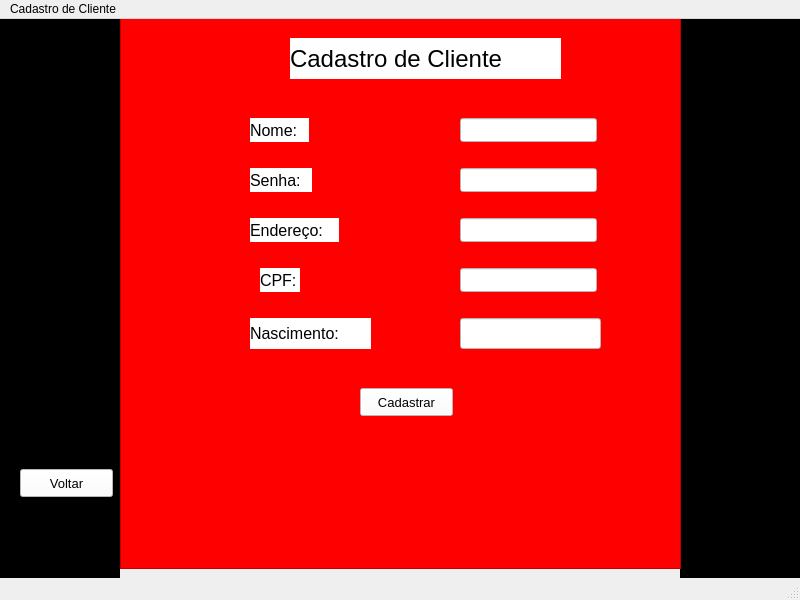
<?xml version="1.0" encoding="UTF-8"?>
<ui version="4.0">
 <class>MainWindow</class>
 <widget class="QMainWindow" name="MainWindow">
  <property name="geometry">
   <rect>
    <x>0</x>
    <y>0</y>
    <width>800</width>
    <height>600</height>
   </rect>
  </property>
  <property name="windowTitle">
   <string>MainWindow</string>
  </property>
  <widget class="QWidget" name="centralwidget">
   <widget class="QFrame" name="frame">
    <property name="geometry">
     <rect>
      <x>0</x>
      <y>0</y>
      <width>120</width>
      <height>561</height>
     </rect>
    </property>
    <property name="styleSheet">
     <string notr="true">
background-color: rgb(0, 0, 0);</string>
    </property>
    <property name="frameShape">
     <enum>QFrame::StyledPanel</enum>
    </property>
    <property name="frameShadow">
     <enum>QFrame::Raised</enum>
    </property>
    <widget class="QPushButton" name="pushButton_2">
     <property name="geometry">
      <rect>
       <x>20</x>
       <y>450</y>
       <width>93</width>
       <height>28</height>
      </rect>
     </property>
     <property name="font">
      <font>
       <pointsize>10</pointsize>
      </font>
     </property>
     <property name="styleSheet">
      <string notr="true">background-color: rgb(255, 255, 255);</string>
     </property>
     <property name="text">
      <string>Voltar</string>
     </property>
    </widget>
   </widget>
   <widget class="QFrame" name="frame_2">
    <property name="geometry">
     <rect>
      <x>680</x>
      <y>0</y>
      <width>120</width>
      <height>561</height>
     </rect>
    </property>
    <property name="styleSheet">
     <string notr="true">
background-color: rgb(0, 0, 0);</string>
    </property>
    <property name="frameShape">
     <enum>QFrame::StyledPanel</enum>
    </property>
    <property name="frameShadow">
     <enum>QFrame::Raised</enum>
    </property>
   </widget>
   <widget class="QFrame" name="frame_3">
    <property name="geometry">
     <rect>
      <x>120</x>
      <y>-1</y>
      <width>561</width>
      <height>551</height>
     </rect>
    </property>
    <property name="styleSheet">
     <string notr="true">background-color: rgb(255, 0, 0);</string>
    </property>
    <property name="frameShape">
     <enum>QFrame::StyledPanel</enum>
    </property>
    <property name="frameShadow">
     <enum>QFrame::Raised</enum>
    </property>
    <widget class="QPushButton" name="pushButton">
     <property name="geometry">
      <rect>
       <x>240</x>
       <y>370</y>
       <width>93</width>
       <height>28</height>
      </rect>
     </property>
     <property name="font">
      <font>
       <pointsize>10</pointsize>
      </font>
     </property>
     <property name="styleSheet">
      <string notr="true">background-color: rgb(255, 255, 255);</string>
     </property>
     <property name="text">
      <string>Cadastrar</string>
     </property>
    </widget>
    <widget class="QLabel" name="label_5">
     <property name="geometry">
      <rect>
       <x>130</x>
       <y>300</y>
       <width>121</width>
       <height>31</height>
      </rect>
     </property>
     <property name="font">
      <font>
       <pointsize>12</pointsize>
      </font>
     </property>
     <property name="styleSheet">
      <string notr="true">background-color: rgb(255, 255, 255);</string>
     </property>
     <property name="text">
      <string>Nascimento:</string>
     </property>
    </widget>
    <widget class="QLineEdit" name="lineEdit_4">
     <property name="geometry">
      <rect>
       <x>340</x>
       <y>300</y>
       <width>141</width>
       <height>31</height>
      </rect>
     </property>
     <property name="styleSheet">
      <string notr="true">background-color: rgb(255, 255, 255);</string>
     </property>
    </widget>
    <widget class="QLabel" name="label_4">
     <property name="geometry">
      <rect>
       <x>140</x>
       <y>250</y>
       <width>40</width>
       <height>24</height>
      </rect>
     </property>
     <property name="font">
      <font>
       <pointsize>12</pointsize>
      </font>
     </property>
     <property name="styleSheet">
      <string notr="true">background-color: rgb(255, 255, 255);</string>
     </property>
     <property name="text">
      <string>CPF:</string>
     </property>
    </widget>
    <widget class="QLineEdit" name="lineEdit_3">
     <property name="geometry">
      <rect>
       <x>340</x>
       <y>250</y>
       <width>137</width>
       <height>24</height>
      </rect>
     </property>
     <property name="styleSheet">
      <string notr="true">background-color: rgb(255, 255, 255);</string>
     </property>
    </widget>
    <widget class="QLabel" name="label_3">
     <property name="geometry">
      <rect>
       <x>130</x>
       <y>200</y>
       <width>89</width>
       <height>24</height>
      </rect>
     </property>
     <property name="font">
      <font>
       <pointsize>12</pointsize>
      </font>
     </property>
     <property name="styleSheet">
      <string notr="true">background-color: rgb(255, 255, 255);</string>
     </property>
     <property name="text">
      <string>Endereço:</string>
     </property>
    </widget>
    <widget class="QLineEdit" name="lineEdit_2">
     <property name="geometry">
      <rect>
       <x>340</x>
       <y>200</y>
       <width>137</width>
       <height>24</height>
      </rect>
     </property>
     <property name="styleSheet">
      <string notr="true">background-color: rgb(255, 255, 255);</string>
     </property>
    </widget>
    <widget class="QLabel" name="label_6">
     <property name="geometry">
      <rect>
       <x>130</x>
       <y>150</y>
       <width>62</width>
       <height>24</height>
      </rect>
     </property>
     <property name="font">
      <font>
       <pointsize>12</pointsize>
      </font>
     </property>
     <property name="styleSheet">
      <string notr="true">background-color: rgb(255, 255, 255);</string>
     </property>
     <property name="text">
      <string>Senha:</string>
     </property>
    </widget>
    <widget class="QLineEdit" name="lineEdit">
     <property name="geometry">
      <rect>
       <x>340</x>
       <y>150</y>
       <width>137</width>
       <height>24</height>
      </rect>
     </property>
     <property name="styleSheet">
      <string notr="true">background-color: rgb(255, 255, 255);</string>
     </property>
    </widget>
    <widget class="QLabel" name="label_2">
     <property name="geometry">
      <rect>
       <x>130</x>
       <y>100</y>
       <width>59</width>
       <height>24</height>
      </rect>
     </property>
     <property name="font">
      <font>
       <pointsize>12</pointsize>
      </font>
     </property>
     <property name="styleSheet">
      <string notr="true">background-color: rgb(255, 255, 255);</string>
     </property>
     <property name="text">
      <string>Nome:</string>
     </property>
    </widget>
    <widget class="QLineEdit" name="lineEdit_5">
     <property name="geometry">
      <rect>
       <x>340</x>
       <y>100</y>
       <width>137</width>
       <height>24</height>
      </rect>
     </property>
     <property name="styleSheet">
      <string notr="true">background-color: rgb(255, 255, 255);</string>
     </property>
    </widget>
    <widget class="QLabel" name="label">
     <property name="geometry">
      <rect>
       <x>170</x>
       <y>20</y>
       <width>271</width>
       <height>41</height>
      </rect>
     </property>
     <property name="font">
      <font>
       <pointsize>18</pointsize>
      </font>
     </property>
     <property name="styleSheet">
      <string notr="true">background-color: rgb(255, 255, 255);</string>
     </property>
     <property name="text">
      <string>Cadastro de Cliente</string>
     </property>
    </widget>
   </widget>
  </widget>
  <widget class="QMenuBar" name="menubar">
   <property name="geometry">
    <rect>
     <x>0</x>
     <y>0</y>
     <width>800</width>
     <height>26</height>
    </rect>
   </property>
   <widget class="QMenu" name="menuCadastro_de_Cliente">
    <property name="title">
     <string>Cadastro de Cliente</string>
    </property>
   </widget>
   <addaction name="menuCadastro_de_Cliente"/>
  </widget>
  <widget class="QStatusBar" name="statusbar"/>
 </widget>
 <resources/>
 <connections/>
</ui>
